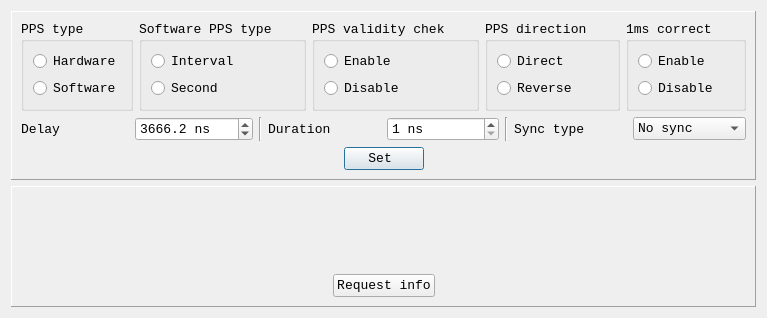
<?xml version="1.0" encoding="UTF-8"?>
<ui version="4.0">
 <class>TimeLabel</class>
 <widget class="QDialog" name="TimeLabel">
  <property name="geometry">
   <rect>
    <x>0</x>
    <y>0</y>
    <width>735</width>
    <height>318</height>
   </rect>
  </property>
  <property name="windowTitle">
   <string>Dialog</string>
  </property>
  <layout class="QGridLayout" name="gridLayout_8">
   <item row="0" column="0">
    <layout class="QVBoxLayout" name="verticalLayout_2">
     <item>
      <widget class="QFrame" name="frame">
       <property name="frameShape">
        <enum>QFrame::Panel</enum>
       </property>
       <property name="frameShadow">
        <enum>QFrame::Raised</enum>
       </property>
       <layout class="QGridLayout" name="gridLayout_6">
        <item row="0" column="0">
         <layout class="QVBoxLayout" name="verticalLayout">
          <item>
           <layout class="QHBoxLayout" name="horizontalLayout_2">
            <item>
             <widget class="QGroupBox" name="groupBox">
              <property name="font">
               <font>
                <family>Courier New</family>
                <pointsize>10</pointsize>
               </font>
              </property>
              <property name="title">
               <string>PPS type</string>
              </property>
              <layout class="QGridLayout" name="gridLayout">
               <item row="0" column="0">
                <widget class="QRadioButton" name="hardwareRadio">
                 <property name="font">
                  <font>
                   <family>Courier New</family>
                   <pointsize>10</pointsize>
                  </font>
                 </property>
                 <property name="text">
                  <string>Hardware</string>
                 </property>
                </widget>
               </item>
               <item row="1" column="0">
                <widget class="QRadioButton" name="softwareRadio">
                 <property name="font">
                  <font>
                   <family>Courier New</family>
                   <pointsize>10</pointsize>
                  </font>
                 </property>
                 <property name="text">
                  <string>Software</string>
                 </property>
                </widget>
               </item>
              </layout>
             </widget>
            </item>
            <item>
             <widget class="QGroupBox" name="softwareGroupe">
              <property name="font">
               <font>
                <family>Courier New</family>
                <pointsize>10</pointsize>
               </font>
              </property>
              <property name="title">
               <string>Software PPS type</string>
              </property>
              <layout class="QGridLayout" name="gridLayout_2">
               <item row="0" column="0">
                <widget class="QRadioButton" name="ppsIntervalRadio">
                 <property name="font">
                  <font>
                   <family>Courier New</family>
                   <pointsize>10</pointsize>
                  </font>
                 </property>
                 <property name="text">
                  <string>Interval</string>
                 </property>
                </widget>
               </item>
               <item row="1" column="0">
                <widget class="QRadioButton" name="ppsSecondRadio">
                 <property name="font">
                  <font>
                   <family>Courier New</family>
                   <pointsize>10</pointsize>
                  </font>
                 </property>
                 <property name="text">
                  <string>Second</string>
                 </property>
                </widget>
               </item>
              </layout>
             </widget>
            </item>
            <item>
             <widget class="QGroupBox" name="groupBox_3">
              <property name="font">
               <font>
                <family>Courier New</family>
                <pointsize>10</pointsize>
               </font>
              </property>
              <property name="title">
               <string>PPS validity chek</string>
              </property>
              <layout class="QGridLayout" name="gridLayout_5">
               <item row="0" column="0">
                <widget class="QRadioButton" name="ppsValidityEn">
                 <property name="font">
                  <font>
                   <family>Courier New</family>
                   <pointsize>10</pointsize>
                  </font>
                 </property>
                 <property name="text">
                  <string>Enable</string>
                 </property>
                </widget>
               </item>
               <item row="1" column="0">
                <widget class="QRadioButton" name="ppsValidityDis">
                 <property name="font">
                  <font>
                   <family>Courier New</family>
                   <pointsize>10</pointsize>
                  </font>
                 </property>
                 <property name="text">
                  <string>Disable</string>
                 </property>
                </widget>
               </item>
              </layout>
             </widget>
            </item>
            <item>
             <widget class="QGroupBox" name="groupBox_4">
              <property name="font">
               <font>
                <family>Courier New</family>
                <pointsize>10</pointsize>
               </font>
              </property>
              <property name="title">
               <string>PPS direction</string>
              </property>
              <layout class="QGridLayout" name="gridLayout_4">
               <item row="0" column="0">
                <widget class="QRadioButton" name="ppsDirect">
                 <property name="font">
                  <font>
                   <family>Courier New</family>
                   <pointsize>10</pointsize>
                  </font>
                 </property>
                 <property name="text">
                  <string>Direct</string>
                 </property>
                </widget>
               </item>
               <item row="1" column="0">
                <widget class="QRadioButton" name="ppsRevers">
                 <property name="font">
                  <font>
                   <family>Courier New</family>
                   <pointsize>10</pointsize>
                  </font>
                 </property>
                 <property name="text">
                  <string>Reverse</string>
                 </property>
                </widget>
               </item>
              </layout>
             </widget>
            </item>
            <item>
             <widget class="QGroupBox" name="groupBox_5">
              <property name="font">
               <font>
                <family>Courier New</family>
                <pointsize>10</pointsize>
               </font>
              </property>
              <property name="title">
               <string>1ms correct</string>
              </property>
              <layout class="QGridLayout" name="gridLayout_3">
               <item row="0" column="0">
                <widget class="QRadioButton" name="msCorrEn">
                 <property name="font">
                  <font>
                   <family>Courier New</family>
                   <pointsize>10</pointsize>
                  </font>
                 </property>
                 <property name="text">
                  <string>Enable</string>
                 </property>
                </widget>
               </item>
               <item row="1" column="0">
                <widget class="QRadioButton" name="msCorrDis">
                 <property name="font">
                  <font>
                   <family>Courier New</family>
                   <pointsize>10</pointsize>
                  </font>
                 </property>
                 <property name="text">
                  <string>Disable</string>
                 </property>
                </widget>
               </item>
              </layout>
             </widget>
            </item>
           </layout>
          </item>
          <item>
           <layout class="QHBoxLayout" name="horizontalLayout_7">
            <item>
             <layout class="QHBoxLayout" name="horizontalLayout_3">
              <item>
               <widget class="QLabel" name="label_2">
                <property name="font">
                 <font>
                  <family>Courier New</family>
                  <pointsize>10</pointsize>
                 </font>
                </property>
                <property name="text">
                 <string>Delay</string>
                </property>
               </widget>
              </item>
              <item>
               <widget class="QDoubleSpinBox" name="delay">
                <property name="font">
                 <font>
                  <family>Courier New</family>
                  <pointsize>10</pointsize>
                 </font>
                </property>
                <property name="suffix">
                 <string> ns</string>
                </property>
                <property name="decimals">
                 <number>1</number>
                </property>
                <property name="maximum">
                 <double>100000000.000000000000000</double>
                </property>
                <property name="singleStep">
                 <double>0.100000000000000</double>
                </property>
                <property name="value">
                 <double>3666.199999999999818</double>
                </property>
               </widget>
              </item>
             </layout>
            </item>
            <item>
             <widget class="Line" name="line">
              <property name="orientation">
               <enum>Qt::Vertical</enum>
              </property>
             </widget>
            </item>
            <item>
             <layout class="QHBoxLayout" name="horizontalLayout_4">
              <item>
               <widget class="QLabel" name="label_3">
                <property name="font">
                 <font>
                  <family>Courier New</family>
                  <pointsize>10</pointsize>
                 </font>
                </property>
                <property name="text">
                 <string>Duration</string>
                </property>
               </widget>
              </item>
              <item>
               <widget class="QSpinBox" name="duration">
                <property name="font">
                 <font>
                  <family>Courier New</family>
                  <pointsize>10</pointsize>
                 </font>
                </property>
                <property name="suffix">
                 <string> ns</string>
                </property>
                <property name="prefix">
                 <string/>
                </property>
                <property name="minimum">
                 <number>1</number>
                </property>
                <property name="maximum">
                 <number>10000000</number>
                </property>
               </widget>
              </item>
             </layout>
            </item>
            <item>
             <widget class="Line" name="line_2">
              <property name="orientation">
               <enum>Qt::Vertical</enum>
              </property>
             </widget>
            </item>
            <item>
             <layout class="QHBoxLayout" name="horizontalLayout">
              <item>
               <widget class="QLabel" name="label">
                <property name="font">
                 <font>
                  <family>Courier New</family>
                  <pointsize>10</pointsize>
                 </font>
                </property>
                <property name="text">
                 <string>Sync type</string>
                </property>
               </widget>
              </item>
              <item>
               <widget class="QComboBox" name="syncType">
                <property name="font">
                 <font>
                  <family>Courier New</family>
                  <pointsize>10</pointsize>
                 </font>
                </property>
                <item>
                 <property name="text">
                  <string>No sync</string>
                 </property>
                </item>
                <item>
                 <property name="text">
                  <string>UTC</string>
                 </property>
                </item>
                <item>
                 <property name="text">
                  <string>UTC SU</string>
                 </property>
                </item>
                <item>
                 <property name="text">
                  <string>GLN</string>
                 </property>
                </item>
                <item>
                 <property name="text">
                  <string>GPS</string>
                 </property>
                </item>
               </widget>
              </item>
             </layout>
            </item>
           </layout>
          </item>
         </layout>
        </item>
        <item row="1" column="0">
         <layout class="QHBoxLayout" name="horizontalLayout_8">
          <item>
           <spacer name="horizontalSpacer_6">
            <property name="orientation">
             <enum>Qt::Horizontal</enum>
            </property>
            <property name="sizeHint" stdset="0">
             <size>
              <width>40</width>
              <height>20</height>
             </size>
            </property>
           </spacer>
          </item>
          <item>
           <widget class="QPushButton" name="changeButton">
            <property name="font">
             <font>
              <family>Courier New</family>
              <pointsize>10</pointsize>
             </font>
            </property>
            <property name="text">
             <string>Set </string>
            </property>
           </widget>
          </item>
          <item>
           <spacer name="horizontalSpacer_5">
            <property name="orientation">
             <enum>Qt::Horizontal</enum>
            </property>
            <property name="sizeHint" stdset="0">
             <size>
              <width>40</width>
              <height>20</height>
             </size>
            </property>
           </spacer>
          </item>
         </layout>
        </item>
       </layout>
      </widget>
     </item>
     <item>
      <widget class="QFrame" name="frame_2">
       <property name="frameShape">
        <enum>QFrame::Panel</enum>
       </property>
       <property name="frameShadow">
        <enum>QFrame::Raised</enum>
       </property>
       <layout class="QGridLayout" name="gridLayout_7">
        <item row="0" column="0">
         <layout class="QHBoxLayout" name="horizontalLayout_6">
          <item>
           <layout class="QVBoxLayout" name="verticalLayout_5">
            <item>
             <widget class="QLabel" name="dateLbl">
              <property name="font">
               <font>
                <family>Courier New</family>
                <pointsize>10</pointsize>
               </font>
              </property>
              <property name="text">
               <string/>
              </property>
             </widget>
            </item>
            <item>
             <widget class="QLabel" name="timeLabel">
              <property name="font">
               <font>
                <family>Courier New</family>
                <pointsize>10</pointsize>
               </font>
              </property>
              <property name="text">
               <string/>
              </property>
             </widget>
            </item>
            <item>
             <widget class="QLabel" name="timeScale">
              <property name="font">
               <font>
                <family>Courier New</family>
                <pointsize>10</pointsize>
               </font>
              </property>
              <property name="text">
               <string/>
              </property>
             </widget>
            </item>
           </layout>
          </item>
          <item>
           <spacer name="horizontalSpacer_4">
            <property name="orientation">
             <enum>Qt::Horizontal</enum>
            </property>
            <property name="sizeHint" stdset="0">
             <size>
              <width>40</width>
              <height>20</height>
             </size>
            </property>
           </spacer>
          </item>
          <item>
           <layout class="QVBoxLayout" name="verticalLayout_6">
            <item>
             <widget class="QLabel" name="generatorLabel">
              <property name="font">
               <font>
                <family>Courier New</family>
                <pointsize>10</pointsize>
               </font>
              </property>
              <property name="text">
               <string/>
              </property>
             </widget>
            </item>
            <item>
             <widget class="QLabel" name="timeLeapLabel">
              <property name="font">
               <font>
                <family>Courier New</family>
                <pointsize>10</pointsize>
               </font>
              </property>
              <property name="text">
               <string/>
              </property>
             </widget>
            </item>
            <item>
             <layout class="QHBoxLayout" name="horizontalLayout_5">
              <item>
               <spacer name="horizontalSpacer_3">
                <property name="orientation">
                 <enum>Qt::Horizontal</enum>
                </property>
                <property name="sizeHint" stdset="0">
                 <size>
                  <width>40</width>
                  <height>20</height>
                 </size>
                </property>
               </spacer>
              </item>
              <item>
               <spacer name="horizontalSpacer_2">
                <property name="orientation">
                 <enum>Qt::Horizontal</enum>
                </property>
                <property name="sizeHint" stdset="0">
                 <size>
                  <width>40</width>
                  <height>20</height>
                 </size>
                </property>
               </spacer>
              </item>
             </layout>
            </item>
           </layout>
          </item>
         </layout>
        </item>
        <item row="1" column="0">
         <layout class="QHBoxLayout" name="horizontalLayout_9">
          <item>
           <spacer name="horizontalSpacer">
            <property name="orientation">
             <enum>Qt::Horizontal</enum>
            </property>
            <property name="sizeHint" stdset="0">
             <size>
              <width>40</width>
              <height>20</height>
             </size>
            </property>
           </spacer>
          </item>
          <item>
           <widget class="QPushButton" name="xB6ReqBtn">
            <property name="font">
             <font>
              <family>Courier New</family>
              <pointsize>10</pointsize>
             </font>
            </property>
            <property name="text">
             <string>Request info</string>
            </property>
           </widget>
          </item>
          <item>
           <spacer name="horizontalSpacer_7">
            <property name="orientation">
             <enum>Qt::Horizontal</enum>
            </property>
            <property name="sizeHint" stdset="0">
             <size>
              <width>40</width>
              <height>20</height>
             </size>
            </property>
           </spacer>
          </item>
         </layout>
        </item>
       </layout>
      </widget>
     </item>
    </layout>
   </item>
  </layout>
 </widget>
 <resources/>
 <connections/>
</ui>
